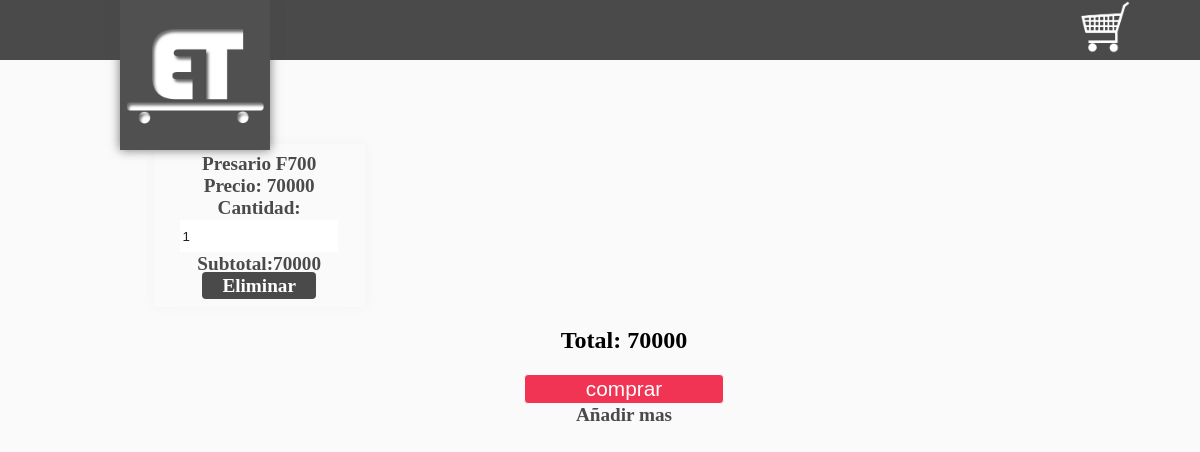
Screenshot of /controlador/anh_vt.php?id=00144333658 with the database file from the repository.
### tables this page shows
CREATE TABLE IF NOT EXISTS `producto` (
  `CodigoProducto` varchar(25) NOT NULL,
  `CodigoProveedor` int(10) unsigned DEFAULT NULL,
  `CodigoLocalizacion` int(10) unsigned DEFAULT NULL,
  `CodigoMarca` int(10) unsigned DEFAULT NULL,
  `NombreProducto` varchar(100) DEFAULT NULL,
  `Stock` int(10) unsigned DEFAULT NULL,
  `ValorCompra` int(10) unsigned DEFAULT NULL,
  `ValorVenta` int(10) unsigned DEFAULT NULL,
  `FechaYHoraIngreso` datetime DEFAULT NULL,
  `CodigoUsuario` int(10) unsigned NOT NULL,
  PRIMARY KEY (`CodigoProducto`),
  KEY `Producto_FKIndex2` (`CodigoMarca`),
  KEY `Producto_FKIndex3` (`CodigoProveedor`),
  KEY `Producto_FKIndex4` (`CodigoLocalizacion`),
  KEY `CodigoUsuario` (`CodigoUsuario`),
  KEY `CodigoProducto` (`CodigoProducto`)
);

### controlador/anh_vt.php (the view, shortened to what this page needs)
<?php
	if(isset($_SESSION['carrito'])){
		if(isset($_GET['id'])){
					$arreglo=$_SESSION['carrito'];
					$encontro=false;
					$numero=0;
					for($i=0;$i<count($arreglo);$i++){
						if($arreglo[$i]['Id']==$_GET['id']){
							$encontro=true;
							$numero=$i;
						}
					}
					if($encontro==true){
						$arreglo[$numero]['Cantidad']=$arreglo[$numero]['Cantidad']+1;
						$_SESSION['carrito']=$arreglo;
					}else{
						$nombre="";
						$precio=0;
						$imagen="";
						$re=mysql_query("select * from producto where CodigoProducto=".$_GET['id']);
						while ($f=mysql_fetch_array($re)) {
							$nombre=$f['NombreProducto'];
							$precio=$f['ValorVenta'];
						}
						$datosNuevos=array('Id'=>$_GET['id'],
										'Nombre'=>$nombre,
										'Precio'=>$precio,
										'Cantidad'=>1);
						array_push($arreglo, $datosNuevos);
						$_SESSION['carrito']=$arreglo;
					}
		}
	}else{
		if(isset($_GET['id'])){
			$re=mysql_query("select * from producto where CodigoProducto=".$_GET['id']);
		}
	}
?>
<!DOCTYPE html>
<html lang="es">
<head>
	<link rel="stylesheet" type="text/css" href="./css/estilos.css">
</head>
<body>
	<header>
		<img src="./imagenes/logo.png" id="logo">
		<a href="./carritodecompras.php" title="ver carrito de compras">
			<img src="./imagenes/carrito.png">
		</a>
	</header>
	<section>
		<?php
			$total=0;
			if(isset($_SESSION['carrito'])){
			$datos=$_SESSION['carrito'];
			$total=0;
			for($i=0;$i<count($datos);$i++){
	?>
				<div class="producto">
					<center>
						<span ><?php echo $datos[$i]['Nombre'];?></span><br>
						<span>Precio: <?php echo $datos[$i]['Precio'];?></span><br>
						<span>Cantidad:
							<input type="Number" value="<?php echo $datos[$i]['Cantidad'];?>" min="1" max="<?php echo $datos[$i]['Cantidad'];?> pattern='\d+'"
							data-precio="<?php echo $datos[$i]['Precio'];?>"
							data-id="<?php echo $datos[$i]['Id'];?>"
							class="cantidad">
						</span><br>
						<span class="subtotal">Subtotal:<?php echo $datos[$i]['Cantidad']*$datos[$i]['Precio'];?></span><br>
						<a href="#" class="eliminar" data-id="<?php echo $datos[$i]['Id']?>">Eliminar</a>
					</center>
				</div>
			<?php
				$total=($datos[$i]['Cantidad']*$datos[$i]['Precio'])+$total;
			}
			}else{
				echo '<center><h2>No has añadido ningun producto</h2></center>';
			}
			echo '<center><h2 id="total">Total: '.$total.'</h2></center>';
			if($total!=0){
			?>
				<form action="" method="post" id="formulario">
					<center><input type="submit" value="comprar" class="aceptar" style="width:200px"></center>
			</form>
			<?php
			}
		?>
		<center><a href="../registrar_venta.php">Añadir mas</a></center>
	</section>
</body>
</html>

### carrito/css/estilos.css (style rules this page uses)
html { padding: 0px; margin: 0px; }
body { background-color: #fafafa; padding: 0px; margin: 0px; }
header { width: 100%; height: 60px; background-color: #4a4a4a; color:white; }
a { color: #4a4a4a; font-weight: bolder; font-size: 1.2rem; text-decoration: none; }
header a { width: 50px; left: 90%; display: inline-block; vertical-align: top; position: fixed; z-index: 2; background-color: #4a4a4a; }
header a img { width: 100%; }
section { width: 80%; min-height: 500px; padding: 2%; margin:0 auto; margin-left: 10%; margin-top: 50px; }
#logo { width: 150px; height: 150px; display: inline-block; vertical-align: top; position:absolute; z-index: 2; left: 10%; -webkit-box-shadow: 0px 0px 10px rgba(74, 74, 74, 0.75); -moz-box-shadow: 0px 0px 10px rgba(74, 74, 74, 0.75); box-shadow: 0px 0px 10px rgba(74, 74, 74, 0.75); }
.producto { width: 20%; height: auto; display: inline-block; vertical-align: top; margin-left: 1%; margin-top: 1%; color: #4a4a4a; font-weight: bolder; font-size: 1.2rem; padding: 1%; -webkit-box-shadow: 0px 0px 10px rgba(240, 240, 240, 0.75); -moz-box-shadow: 0px 0px 10px rgba(240, 240, 240, 0.75); box-shadow: 0px 0px 10px rgba(240, 240, 240, 0.75); -webkit-transition: all 1s ease-in-out; -moz-transition: all 1s ease-in-out; }
.producto a { background-color: #4a4a4a; padding: 3px; color: white; width: 50%; padding-left: 20px; padding-right: 20px; border-radius: 4px; }
.aceptar { background-color: #f13453; color:white; padding-left: 20px; padding-right: 20px; border-radius: 4px; font-size: 1.3rem; }
#formulario { width: 50%; height: auto; margin:0 auto; }
input { width: 80%; height: 30px; border:1px solid #fafafa; color:#1e1e1e; }

### rows the page displays
producto: NombreProducto "Presario F700", ValorVenta "70000", value "1", $datos[$i]['Cantidad']*$datos[$i]['Precio'] "70000"

### other values shown
$total "70000"
